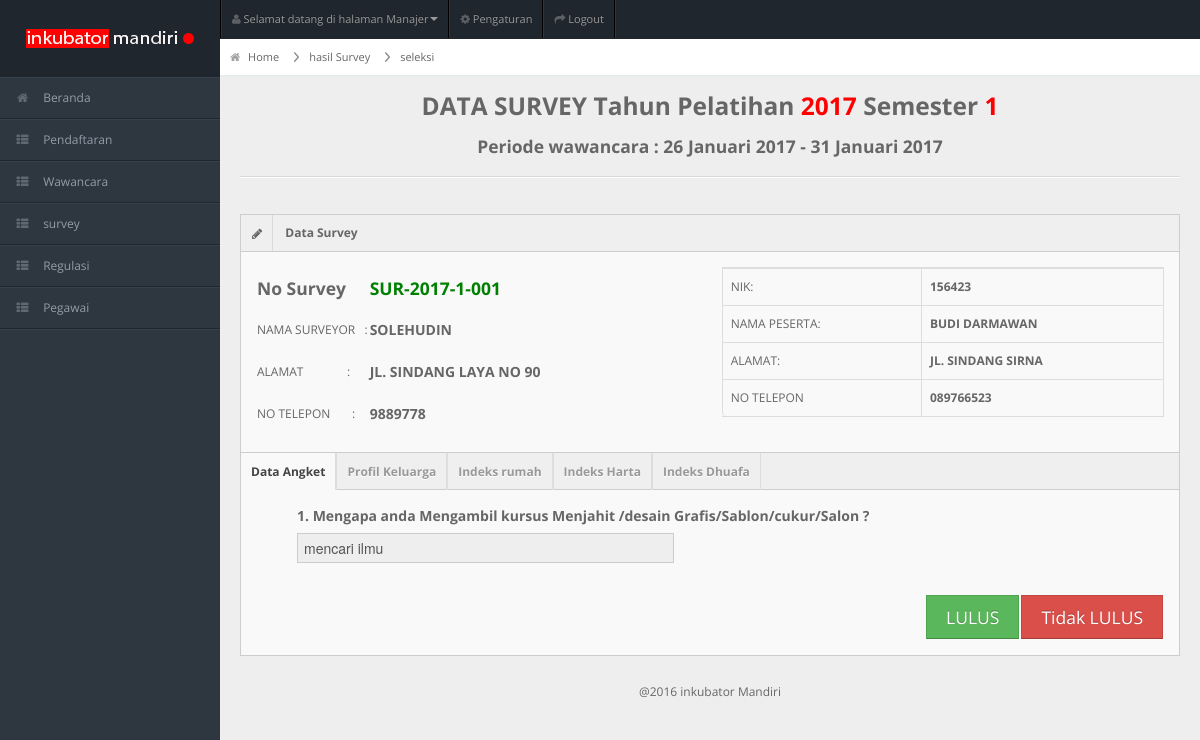
Page /admin/index.php?page=seleksi&no_survey=SUR-2017-1-001 (signed in) on the committed database.
### tables this page shows
CREATE TABLE `regulasi` (
  `ID_REGULASI` varchar(20) NOT NULL,
  `TAHUN` year(4) DEFAULT NULL,
  `SEMESTER` int(11) DEFAULT NULL,
  `KUOTA` int(11) DEFAULT NULL,
  `PENDAFTARAN_AWAL` date DEFAULT NULL,
  `PENDAFTARAN_AKHIR` date DEFAULT NULL,
  `WAWANCARA_AWAL` date DEFAULT NULL,
  `WAWANCARA_AKHIR` date DEFAULT NULL,
  `SURVEY_AWAL` date DEFAULT NULL,
  `SURVEY_AKHIR` date DEFAULT NULL,
  `STATUS_PENDAFTARAN` int(11) DEFAULT NULL
);

CREATE TABLE `survey` (
  `NO_SURVEY` varchar(20) NOT NULL,
  `ID_PEGAWAI` varchar(20) DEFAULT NULL,
  `ID_REGULASI` varchar(20) DEFAULT NULL,
  `NIK` bigint(16) DEFAULT NULL,
  `STATUS_LULUS_SURVEY` int(11) DEFAULT NULL,
  `TANGGAL_SURVEY` date NOT NULL
);

CREATE TABLE `pegawai` (
  `ID_PEGAWAI` varchar(20) NOT NULL,
  `NAMA` varchar(40) DEFAULT NULL,
  `ALAMAT` longtext,
  `JENIS_KELAMIN` varchar(10) DEFAULT NULL,
  `NO_TELEPON` int(11) DEFAULT NULL,
  `JABATAN` varchar(20) DEFAULT NULL
);

CREATE TABLE `peserta` (
  `NIK` bigint(16) NOT NULL,
  `NAMA` varchar(20) DEFAULT NULL,
  `ALAMAT` text,
  `NO_TELEPON` varchar(12) DEFAULT NULL,
  `JENIS_KELAMIN` varchar(10) DEFAULT NULL,
  `TANGGAL_LAHIR` date DEFAULT NULL,
  `EMAIL` text,
  `PHOTO` text,
  `PHOTO_KTP` text
);

### config/fungsi_tanggal.php (called while the page is built, shortened)
<?php
function DateToIndo($date) {
		$BulanIndo = array("Januari", "Februari", "Maret",
						   "April", "Mei", "Juni",
						   "Juli", "Agustus", "September",
						   "Oktober", "November", "Desember");
		$tahun = substr($date, 0, 4);
		$bulan = substr($date, 5, 2);
		$tgl   = substr($date, 8, 2);
		$result = $tgl . " " . $BulanIndo[(int)$bulan-1] . " ". $tahun;
		return($result);
}
?>

### admin/system/survey/seleksi.php (shortened to what this page needs)
 <?php
 $no_survey=$_GET['no_survey'];
$query1 ="SELECT * FROM regulasi WHERE ID_REGULASI IN( SELECT MAX(ID_REGULASI) FROM regulasi)";
  $sql1 = mysql_query($query1);
  $data1 = mysql_fetch_array($sql1);
  $id=$data1['ID_REGULASI'];
  $tahun=$data1['TAHUN'];
  $semester=$data1['SEMESTER'];
   $survey_awal=$data1['SURVEY_AWAL'];
  $survey_akhir=$data1['SURVEY_AKHIR'];
$data_pegawai=mysql_fetch_array(mysql_query("SELECT survey.* ,pegawai.* FROM survey inner join pegawai on survey.iD_PEGAWAI=pegawai.iD_PEGAWAI where survey.ID_REGULASI='$id' AND survey.NO_SURVEY='$no_survey' order by survey.NO_SURVEY"));
$data_peserta=mysql_fetch_array(mysql_query("SELECT survey.* , peserta.*  FROM survey inner join peserta on survey.NIK=peserta.NIK where survey.ID_REGULASI='$id' AND survey.NO_SURVEY='$no_survey' order by survey.NO_SURVEY"));
?>
 <div id="content-header">
    <div id="breadcrumb"> <a href="index.php?page=dashboard" title="kembali ke beranda" class="tip-bottom"><i class="icon-home"></i> Home</a><a href="index.php?page=hasil_survey" title="pergi ke data survey" class="tip-bottom">hasil Survey</a><a href="#" title="pergi ke data survey" class="tip-bottom">seleksi</a>
   </div>
 <div class="container-fluid">
            <h3 align="center">DATA  SURVEY Tahun Pelatihan
            <span style="color: red;"><?php echo $tahun;?></span>
            Semester <span style="color: red;"><?php echo $semester;?></span>
            </h3>
        <h4 align="center">
        Periode wawancara : <?php echo(DateToIndo($survey_awal));?> - <?php echo(DateToIndo($survey_akhir));?>
        </h4>
        <hr>
    <div class="row-fluid">
      <div class="span12">
     <div class="widget-box">
      <div class="widget-title"><span class="icon"> <i class="icon-pencil"></i> </span>
            <h5>Data Survey</h5>
      </div>
       <div class="widget-content tab-content">
        <div class="span6">
                <table class="">
                  <tbody>
                    <tr>
                      <td><h4>No Survey</h4></td>
                      <td><h4 style="color:green;"><?php echo $no_survey;?></h4></td>
                    </tr>
                    <tr>
                      <td>NAMA SURVEYOR   &nbsp&nbsp:</td>
                      <td><h5><b><?php echo $data_pegawai['NAMA'];?></b></h5></td>
                    </tr>
                    <tr>
                      <td>ALAMAT&nbsp&nbsp&nbsp&nbsp&nbsp&nbsp&nbsp&nbsp&nbsp&nbsp&nbsp&nbsp&nbsp&nbsp:</td>
                      <td><h5><b><?php echo $data_pegawai['ALAMAT'];?></b></h5></td>
                    </tr>
                    <tr>
                      <td>NO TELEPON  &nbsp&nbsp&nbsp&nbsp&nbsp&nbsp:</td>
                      <td><h5><b><?php echo $data_pegawai['NO_TELEPON'];?></b></h5></td>
                    </tr>
                     </tbody>
                </table>
              </div>
              <div class="span6">
                <table class="table table-bordered table-invoice">
                  <tbody>
                    <tr>
                    <tr>
                      <td class="width30">NIK:</td>
                      <td class="width70"><strong><?php echo $data_peserta['NIK'];?></strong></td>
                    </tr>
                    <tr>
                      <td>NAMA PESERTA:</td>
                      <td><strong><?php echo $data_peserta['NAMA'];?></strong></td>
                    </tr>
                    <tr>
                      <td>ALAMAT:</td>
                      <td><strong><?php echo $data_peserta['ALAMAT'];?></strong></td>
                    </tr>
                  <td class="width30">NO TELEPON</td>
                    <td class="width70"><strong><?php echo $data_peserta['NO_TELEPON'];?></strong> </td>
                  </tr>
                    </tbody>
                </table>
       </div>
       </div>
          <div class="widget-title">
            <ul class="nav nav-tabs">
              <li class="active"><a data-toggle="tab" href="#tab1">Data Angket</a></li>
              <li><a data-toggle="tab" href="#tab2">Profil Keluarga</a></li>
              <li><a data-toggle="tab" href="#tab3">Indeks rumah</a></li>
              <li><a data-toggle="tab" href="#tab4">Indeks Harta</a></li>
              <li><a data-toggle="tab" href="#tab5">Indeks Dhuafa</a></li>
            </ul>
          </div>
          <div class="widget-content tab-content">
            <div id="tab1" class="tab-pane active">
            <?php include"system/survey/detail_angket.php"; ?>
                 </div>
       <div class="pull-right">
                  <br>
                  <table>
                  <tr>
                  <td>
                  <a class="btn btn-success btn-large pull-right" href="index.php?page=seleksi_proses&no_survey=<?php echo $no_survey?>&status=1" title="konfirmsai data ini" onclick="return confirm('ANDA YAKIN PESERTA INI LULUS... ?')">LULUS</a>
                   </td>
                    <td>
                  <a class="btn btn-danger btn-large pull-right" href="index.php?page=seleksi_proses&no_survey=<?php echo $no_survey?>&status=2" title="konfirmsai data ini" onclick="return confirm('ANDA YAKIN PESERTA INI TIDAK LULUS ... ?')">Tidak LULUS</a>
                  </td>
                   </tr>
                   </table>
                   </div>
        </div>
        </div>
        </div>
        </div>
        </div>

### admin/asset/css/matrix-style.css (style rules this page uses)
* { outline:none !important; -moz-outline: none !important; }
html, body { height:100% }
body { overflow-x: hidden; margin-top: -10px; font-family: 'Open Sans', sans-serif; font-size:12px; color:#666; }
a { color:#666; }
select, textarea, input[type="text"], input[type="password"], input[type="datetime"], input[type="datetime-local"], input[type="date"], input[type="month"], input[type="time"], input[type="week"], input[type="number"], input[type="email"], input[type="url"], input[type="search"], input[type="tel"], input[type="color"], .uneditable-input, .label, .dropdown-menu, .btn, .well, .progress, .table-bordered, .btn-group > .btn:first-child, .btn-group > .btn:last-child, .btn-group > .btn:last-child, .btn-group > .dropdown-toggle, .alert { border-radius:0px; }
.btn, textarea, input[type="text"], input[type="password"], input[type="datetime"], input[type="datetime-local"], input[type="date"], input[type="month"], input[type="time"], input[type="week"], input[type="number"], input[type="email"], input[type="url"], input[type="search"], input[type="tel"], input[type="color"], .uneditable-input { box-shadow:none; }
.progress, .progress-success .bar, .progress .bar-success, .progress-warning .bar, .progress .bar-warning, .progress-danger .bar, .progress .bar-danger, .progress-info .bar, .progress .bar-info, .btn, .btn-primary { background-image:none; }
hr { border-top-color:#dadada; }
#content-header { position: abslute; width: 100%; margin-top: -38px; z-index: 20; }
#breadcrumb { background-color: #fff; border-bottom: 1px solid #e3ebed; }
#breadcrumb a { padding: 8px 20px 8px 10px; display: inline-block; background-image: url('../img/breadcrumb.png'); background-position: center right; background-repeat: no-repeat; font-size: 11px; color: #666666; }
#breadcrumb a:last-child { background-image:none; }
#breadcrumb a i { margin-right: 5px; opacity: .6; }
.stat-boxes .peity_bar_good, .stat-boxes .peity_line_good, { color: #459D1C; }
.widget-box { background: none repeat scroll 0 0 #F9F9F9; border-left: 1px solid #CDCDCD; border-top: 1px solid #CDCDCD; border-right: 1px solid #CDCDCD; clear: both; margin-top: 16px; margin-bottom: 16px; position: relative; }
.widget-title, .modal-header, .table th, div.dataTables_wrapper .ui-widget-header { background:#efefef; border-bottom: 1px solid #CDCDCD; height: 36px; }
.widget-title .nav-tabs { border-bottom: 0 none; }
.widget-title .nav-tabs li a { border-bottom: medium none !important; border-left: 1px solid #DDDDDD; border-radius: 0 0 0 0; border-right: 1px solid #DDDDDD; border-top: medium none; color: #999999; margin: 0; outline: medium none; padding: 9px 10px 8px; font-weight: bold; text-shadow: 0 1px 0 #FFFFFF; }
.widget-title .nav-tabs li:first-child a { border-left: medium none !important; }
.widget-title .nav-tabs li.active a { background-color: #F9F9F9 !important; color: #444444; }
.widget-title span.icon { padding: 9px 10px 7px 11px; float: left; border-right:1px solid #dadada; }
.widget-title h5 { color: #666; float: left; font-size: 12px; font-weight: bold; padding: 12px; line-height: 12px; margin: 0; }
.widget-content { padding:15px; border-bottom: 1px solid #cdcdcd; }

### admin/asset/css/matrix-media.css (style rules this page uses)
body { background:#2E363F; }

### rows in the picture
regulasi: TAHUN "2017", SEMESTER "1", SURVEY_AWAL "26 Januari 2017", SURVEY_AKHIR "31 Januari 2017"
survey: ID_PEGAWAI.NAMA "SOLEHUDIN", ID_PEGAWAI.ALAMAT "JL. SINDANG LAYA NO 90", ID_PEGAWAI.NO_TELEPON "9889778", peserta.NIK "156423", peserta.NAMA "BUDI DARMAWAN", peserta.ALAMAT "JL. SINDANG SIRNA", peserta.NO_TELEPON "089766523"

### other values in the picture
$no_survey "SUR-2017-1-001"
